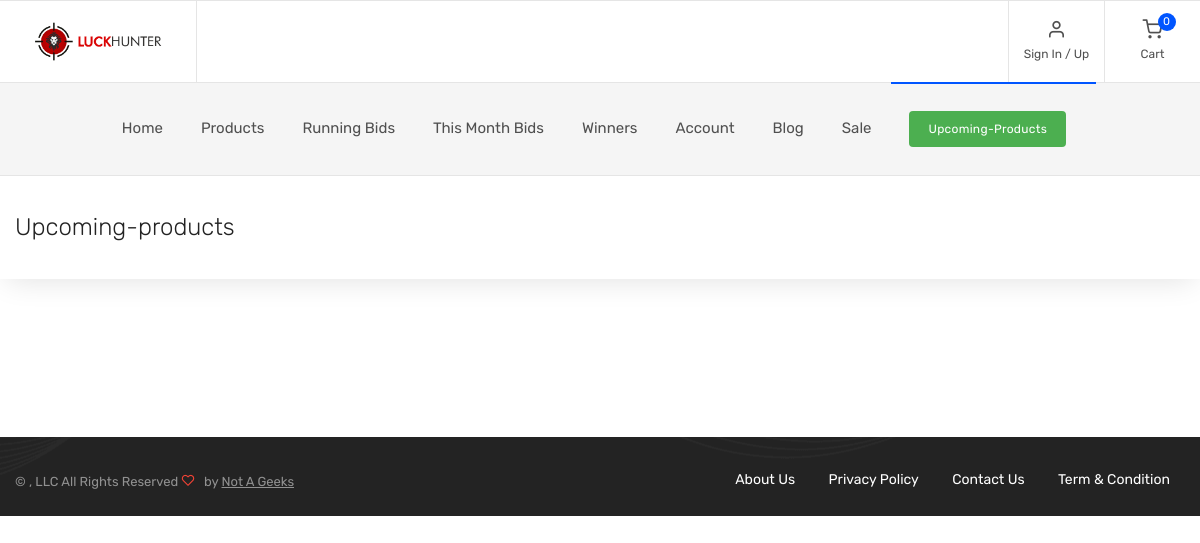
/upcoming-products, run on the app's committed database.
### home/models.py (models this page shows, shortened)
class LsCMSPageContent(models.Model):
    keyword = models.CharField(max_length=120)
    Title = models.CharField(max_length=120)
    Page_Content = models.TextField()
    Create_date = models.DateTimeField(default=django.utils.timezone.now)
    class Meta:
        verbose_name_plural = "Ls CMS Page Content"

### home/views.py (the view)
# urls.py: path('upcoming-products', views.upcoming_product, name='upcoming_product'),
def upcoming_product(request):
    page_titl = "Upcoming-products"
    get_future_publich_product = None
    if LsProduct.objects.filter(Status=True).filter(Publich_date__lte=datetime.today()).filter(Ticket_booking_start__gte=datetime.today()).exists():
        get_future_publich_product = LsProduct.objects.filter(Status=True).filter(Publich_date__lte=datetime.today()).filter(Ticket_booking_start__gte=datetime.today()).order_by("Ticket_booking_start")
    if get_future_publich_product is None:
        get_future_publich_product  = ""
    get_len = len(get_future_publich_product) % 3
    if get_len == 0:
        get_add_length_in_grid = 0
    else:
        get_add_length_in_grid = 3 - get_len
    add_product_ins_in_grid = None
    if LsAddsCategory.objects.filter(Status=True).filter(Category_keyword="upcoming-page").exists():
        category = get_object_or_404(LsAddsCategory , Status=True,Category_keyword="upcoming-page")
        if LsAdds.objects.filter(Pogition=category).filter(Status=True).exists():
            add_product_ins_in_grid = LsAdds.objects.filter(Pogition=category).filter(Status=True)[0:get_add_length_in_grid]
    return render(request, 'web/home/upcomming_product.html',{'add_product_ins_in_grid':add_product_ins_in_grid,'get_future_publich_product': get_future_publich_product, 'page_title': page_titl, 'BASE_URL': settings.BASE_URL, })

### home/views.py (called while the page is built)
@register.filter(name='get_page_link')
def get_page_link(dummt_data):
    get_all_page = LsCMSPageContent.objects.all()
    return render_to_string('web/footer/page_link.html',{"get_all_page":get_all_page,'BASE_URL':settings.BASE_URL})

### luckhunter/context_processors.py (called while the page is built)
def product_placeholder(request):
    value = os.environ.get(
        'PRODUCT_PLACEHOLDER_IMAGE_URL',
        'static/product_placeholder/placeholder.png',
    )
    if value.startswith(('http://', 'https://', '/')):
        url = value
    else:
        url = static(value.split('static/', 1)[-1])
    return {'PRODUCT_PLACEHOLDER_IMAGE_URL': url}

### template/web/home/upcomming_product.html (shortened to what this page needs)
{% extends 'web/base_template.html' %}
{% block content %}
{% load static %}
<div class="page-title">
      <div class="container">
        <div class="column">
          <h1>{{page_title}} </h1>
        </div>
      </div>
    </div>
    <section class="container padding-bottom-2x mb-2">
      <br><br>
    </section>
{% endblock %}

### template/web/footer/page_link.html
{% if get_all_page %}
 {% for item in get_all_page %}
 <li><a href="{{BASE_URL}}page/{{item.keyword}}">{{item.Title}}</a></li>
 {% endfor %}
{% endif %}

### template/web/base_template.html (style rules this page uses)
.footer-menu li { list-style: none; display: inline-block; padding: 5px; }
.footer-menu li a { list-style: none; display: block; color: #fff; text-decoration: none; padding: 0px 10px; }

### data on the page
LsCMSPageContent: Title "About Us"
LsCMSPageContent: Title "Privacy Policy"
LsCMSPageContent: Title "Contact Us"
LsCMSPageContent: Title "Term & Condition"

### other printed values
{{ page_title }} "Upcoming-products"
